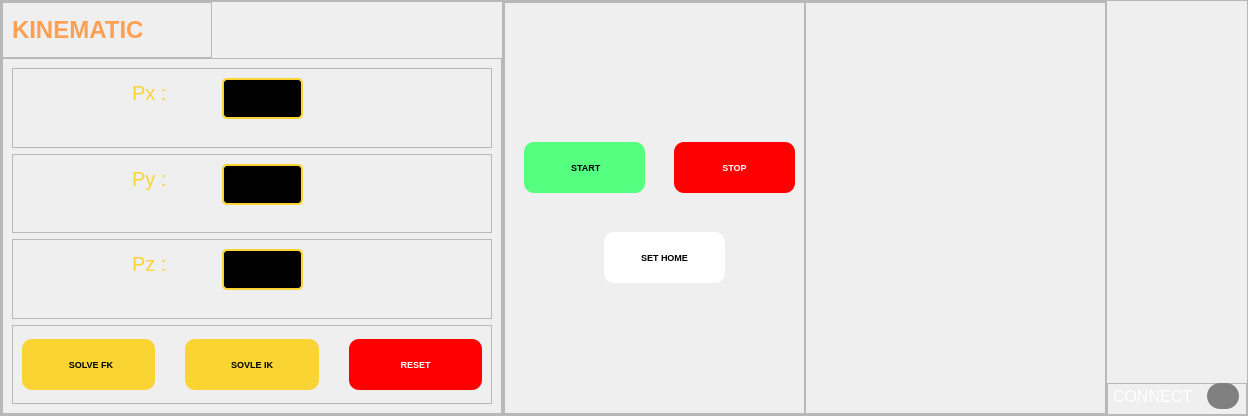
               <widget class="QFrame" name="frame_4">
                <property name="sizePolicy">
                 <sizepolicy hsizetype="Preferred" vsizetype="Expanding">
                  <horstretch>0</horstretch>
                  <verstretch>0</verstretch>
                 </sizepolicy>
                </property>
                <property name="minimumSize">
                 <size>
                  <width>1248</width>
                  <height>318</height>
                 </size>
                </property>
                <property name="frameShape">
                 <enum>QFrame::StyledPanel</enum>
                </property>
                <property name="frameShadow">
                 <enum>QFrame::Raised</enum>
                </property>
                <layout class="QHBoxLayout" name="horizontalLayout_3">
                 <property name="spacing">
                  <number>0</number>
                 </property>
                 <property name="leftMargin">
                  <number>0</number>
                 </property>
                 <property name="topMargin">
                  <number>0</number>
                 </property>
                 <property name="rightMargin">
                  <number>0</number>
                 </property>
                 <property name="bottomMargin">
                  <number>0</number>
                 </property>
                 <item>
                  <widget class="QFrame" name="frame_18">
                   <property name="frameShape">
                    <enum>QFrame::StyledPanel</enum>
                   </property>
                   <property name="frameShadow">
                    <enum>QFrame::Raised</enum>
                   </property>
                   <layout class="QVBoxLayout" name="verticalLayout_8">
                    <property name="spacing">
                     <number>0</number>
                    </property>
                    <property name="leftMargin">
                     <number>0</number>
                    </property>
                    <property name="topMargin">
                     <number>0</number>
                    </property>
                    <property name="rightMargin">
                     <number>0</number>
                    </property>
                    <property name="bottomMargin">
                     <number>0</number>
                    </property>
                    <item alignment="Qt::AlignLeft|Qt::AlignTop">
                     <widget class="QFrame" name="frame_21">
                      <property name="minimumSize">
                       <size>
                        <width>190</width>
                        <height>36</height>
                       </size>
                      </property>
                      <property name="frameShape">
                       <enum>QFrame::StyledPanel</enum>
                      </property>
                      <property name="frameShadow">
                       <enum>QFrame::Raised</enum>
                      </property>
                      <layout class="QVBoxLayout" name="verticalLayout_9">
                       <item>
                        <widget class="QLabel" name="label_7">
                         <property name="minimumSize">
                          <size>
                           <width>190</width>
                           <height>36</height>
                          </size>
                         </property>
                         <property name="font">
                          <font>
                           <pointsize>18</pointsize>
                           <weight>75</weight>
                           <bold>true</bold>
                          </font>
                         </property>
                         <property name="autoFillBackground">
                          <bool>false</bool>
                         </property>
                         <property name="styleSheet">
                          <string notr="true">color: rgb(254, 160, 82);</string>
                         </property>
                         <property name="text">
                          <string>KINEMATIC</string>
                         </property>
                        </widget>
                       </item>
                      </layout>
                     </widget>
                    </item>
                    <item>
                     <widget class="QFrame" name="frame_22">
                      <property name="sizePolicy">
                       <sizepolicy hsizetype="Preferred" vsizetype="Expanding">
                        <horstretch>0</horstretch>
                        <verstretch>0</verstretch>
                       </sizepolicy>
                      </property>
                      <property name="minimumSize">
                       <size>
                        <width>500</width>
                        <height>356</height>
                       </size>
                      </property>
                      <property name="frameShape">
                       <enum>QFrame::StyledPanel</enum>
                      </property>
                      <property name="frameShadow">
                       <enum>QFrame::Raised</enum>
                      </property>
                      <layout class="QVBoxLayout" name="verticalLayout_10">
                       <item>
                        <widget class="QFrame" name="frame_23">
                         <property name="frameShape">
                          <enum>QFrame::StyledPanel</enum>
                         </property>
                         <property name="frameShadow">
                          <enum>QFrame::Raised</enum>
                         </property>
                         <widget class="QLabel" name="label_8">
                          <property name="geometry">
                           <rect>
                            <x>120</x>
                            <y>10</y>
                            <width>43</width>
                            <height>30</height>
                           </rect>
                          </property>
                          <property name="font">
                           <font>
                            <pointsize>15</pointsize>
                            <weight>50</weight>
                            <bold>false</bold>
                           </font>
                          </property>
                          <property name="styleSheet">
                           <string notr="true">color: rgb(249, 212, 50);</string>
                          </property>
                          <property name="text">
                           <string>Px :</string>
                          </property>
                         </widget>
                         <widget class="QLineEdit" name="lineEdit_px">
                          <property name="geometry">
                           <rect>
                            <x>210</x>
                            <y>10</y>
                            <width>81</width>
                            <height>41</height>
                           </rect>
                          </property>
                          <property name="font">
                           <font>
                            <pointsize>10</pointsize>
                            <weight>75</weight>
                            <bold>true</bold>
                           </font>
                          </property>
                          <property name="tabletTracking">
                           <bool>false</bool>
                          </property>
                          <property name="styleSheet">
                           <string notr="true">QLineEdit {
    border: 2px solid rgb(249, 212, 50); /* Màu viền */
    border-radius: 5px; /* Bo góc cho viền */
    padding: 5px; /* Khoảng cách giữa viền và chữ */
	
	background-color: rgb(0, 0, 0);
    color: #f0f0f0f0; /* Màu chữ */
}
</string>
                          </property>
                          <property name="text">
                           <string/>
                          </property>
                         </widget>
                        </widget>
                       </item>
                       <item>
                        <widget class="QFrame" name="frame_24">
                         <property name="frameShape">
                          <enum>QFrame::StyledPanel</enum>
                         </property>
                         <property name="frameShadow">
                          <enum>QFrame::Raised</enum>
                         </property>
                         <widget class="QLineEdit" name="lineEdit_py">
                          <property name="geometry">
                           <rect>
                            <x>210</x>
                            <y>10</y>
                            <width>81</width>
                            <height>41</height>
                           </rect>
                          </property>
                          <property name="font">
                           <font>
                            <pointsize>10</pointsize>
                            <weight>75</weight>
                            <bold>true</bold>
                           </font>
                          </property>
                          <property name="tabletTracking">
                           <bool>false</bool>
                          </property>
                          <property name="styleSheet">
                           <string notr="true">QLineEdit {
    border: 2px solid rgb(249, 212, 50); /* Màu viền */
    border-radius: 5px; /* Bo góc cho viền */
    padding: 5px; /* Khoảng cách giữa viền và chữ */
	
	background-color: rgb(0, 0, 0);
    color: #f0f0f0f0; /* Màu chữ */
}
</string>
                          </property>
                          <property name="text">
                           <string/>
                          </property>
                         </widget>
                         <widget class="QLabel" name="label_9">
                          <property name="geometry">
                           <rect>
                            <x>120</x>
                            <y>10</y>
                            <width>43</width>
                            <height>30</height>
                           </rect>
                          </property>
                          <property name="font">
                           <font>
                            <pointsize>15</pointsize>
                            <weight>50</weight>
                            <bold>false</bold>
                           </font>
                          </property>
                          <property name="styleSheet">
                           <string notr="true">color: rgb(249, 212, 50);</string>
                          </property>
                          <property name="text">
                           <string>Py :</string>
                          </property>
                         </widget>
                        </widget>
                       </item>
                       <item>
                        <widget class="QFrame" name="frame_26">
                         <property name="frameShape">
                          <enum>QFrame::StyledPanel</enum>
                         </property>
                         <property name="frameShadow">
                          <enum>QFrame::Raised</enum>
                         </property>
                         <widget class="QLabel" name="label_10">
                          <property name="geometry">
                           <rect>
                            <x>120</x>
                            <y>10</y>
                            <width>42</width>
                            <height>30</height>
                           </rect>
                          </property>
                          <property name="font">
                           <font>
                            <pointsize>15</pointsize>
                            <weight>50</weight>
                            <bold>false</bold>
                           </font>
                          </property>
                          <property name="styleSheet">
                           <string notr="true">color: rgb(249, 212, 50);</string>
                          </property>
                          <property name="text">
                           <string>Pz :</string>
                          </property>
                         </widget>
                         <widget class="QLineEdit" name="lineEdit_pz">
                          <property name="geometry">
                           <rect>
                            <x>210</x>
                            <y>10</y>
                            <width>81</width>
                            <height>41</height>
                           </rect>
                          </property>
                          <property name="font">
                           <font>
                            <pointsize>10</pointsize>
                            <weight>75</weight>
                            <bold>true</bold>
                           </font>
                          </property>
                          <property name="tabletTracking">
                           <bool>false</bool>
                          </property>
                          <property name="styleSheet">
                           <string notr="true">QLineEdit {
    border: 2px solid rgb(249, 212, 50); /* Màu viền */
    border-radius: 5px; /* Bo góc cho viền */
    padding: 5px; /* Khoảng cách giữa viền và chữ */
	
	background-color: rgb(0, 0, 0);
    color: #f0f0f0f0; /* Màu chữ */
}
</string>
                          </property>
                          <property name="text">
                           <string/>
                          </property>
                         </widget>
                        </widget>
                       </item>
                       <item>
                        <widget class="QFrame" name="frame_25">
                         <property name="frameShape">
                          <enum>QFrame::StyledPanel</enum>
                         </property>
                         <property name="frameShadow">
                          <enum>QFrame::Raised</enum>
                         </property>
                         <layout class="QHBoxLayout" name="horizontalLayout_4">
                          <property name="spacing">
                           <number>30</number>
                          </property>
                          <item>
                           <widget class="QPushButton" name="foward_btn">
                            <property name="minimumSize">
                             <size>
                              <width>121</width>
                              <height>51</height>
                             </size>
                            </property>
                            <property name="font">
                             <font>
                              <pointsize>7</pointsize>
                              <weight>75</weight>
                              <bold>true</bold>
                             </font>
                            </property>
                            <property name="styleSheet">
                             <string notr="true">
QPushButton{
	border-radius: 10px;
	
	
	background-color: rgb(249, 212, 50);
}
QPushButton:hover {
	background-color: rgb(85, 170, 127);
}
QPushButton:pressed {
    background-color: #2e7d32;
    border: 2px solid #1b5e20;
    color: #a5d6a7;
}</string>
                            </property>
                            <property name="text">
                             <string>  SOLVE FK</string>
                            </property>
                            <property name="icon">
                             <iconset resource="icons.qrc">
                              <normaloff>:/icons/C:/Users/hongt/Downloads/icon/light-bulb-on-svgrepo-com.svg</normaloff>:/icons/C:/Users/hongt/Downloads/icon/light-bulb-on-svgrepo-com.svg</iconset>
                            </property>
                            <property name="iconSize">
                             <size>
                              <width>28</width>
                              <height>28</height>
                             </size>
                            </property>
                           </widget>
                          </item>
                          <item>
                           <widget class="QPushButton" name="invert_btn">
                            <property name="minimumSize">
                             <size>
                              <width>121</width>
                              <height>51</height>
                             </size>
                            </property>
                            <property name="font">
                             <font>
                              <pointsize>7</pointsize>
                              <weight>75</weight>
                              <bold>true</bold>
                             </font>
                            </property>
                            <property name="styleSheet">
                             <string notr="true">
QPushButton{
	border-radius: 10px;
	
	
	background-color: rgb(249, 212, 50);
}
QPushButton:hover {
	background-color: rgb(85, 170, 127);
}
QPushButton:pressed {
    background-color: #2e7d32;
    border: 2px solid #1b5e20;
    color: #a5d6a7;
}</string>
                            </property>
                            <property name="text">
                             <string>SOVLE IK</string>
                            </property>
                            <property name="icon">
                             <iconset resource="icons.qrc">
                              <normaloff>:/icons/C:/Users/hongt/Downloads/icon/creativity-svgrepo-com.svg</normaloff>:/icons/C:/Users/hongt/Downloads/icon/creativity-svgrepo-com.svg</iconset>
                            </property>
                            <property name="iconSize">
                             <size>
                              <width>30</width>
                              <height>30</height>
                             </size>
                            </property>
                           </widget>
                          </item>
                          <item>
                           <widget class="QPushButton" name="reset_btn">
                            <property name="minimumSize">
                             <size>
                              <width>121</width>
                              <height>51</height>
                             </size>
                            </property>
                            <property name="font">
                             <font>
                              <pointsize>7</pointsize>
                              <weight>75</weight>
                              <bold>true</bold>
                             </font>
                            </property>
                            <property name="styleSheet">
                             <string notr="true">
QPushButton{
	border-radius: 10px;
	
	color: rgb(255, 255, 255);
	background-color: rgb(255, 0, 0);
}
QPushButton:hover {
	background-color: rgb(85, 170, 127);
}
QPushButton:pressed {
    background-color: #2e7d32;
    border: 2px solid #1b5e20;
    color: #a5d6a7;
}</string>
                            </property>
                            <property name="text">
                             <string>RESET</string>
                            </property>
                            <property name="icon">
                             <iconset resource="icons.qrc">
                              <normaloff>:/icons/C:/Users/hongt/Downloads/icon/refresh-circle-svgrepo-com.svg</normaloff>:/icons/C:/Users/hongt/Downloads/icon/refresh-circle-svgrepo-com.svg</iconset>
                            </property>
                            <property name="iconSize">
                             <size>
                              <width>30</width>
                              <height>30</height>
                             </size>
                            </property>
                           </widget>
                          </item>
                         </layout>
                        </widget>
                       </item>
                      </layout>
                     </widget>
                    </item>
                   </layout>
                  </widget>
                 </item>
                 <item>
                  <widget class="QFrame" name="frame_19">
                   <property name="sizePolicy">
                    <sizepolicy hsizetype="Expanding" vsizetype="Preferred">
                     <horstretch>0</horstretch>
                     <verstretch>0</verstretch>
                    </sizepolicy>
                   </property>
                   <property name="frameShape">
                    <enum>QFrame::StyledPanel</enum>
                   </property>
                   <property name="frameShadow">
                    <enum>QFrame::Raised</enum>
                   </property>
                   <layout class="QHBoxLayout" name="horizontalLayout_5">
                    <property name="spacing">
                     <number>0</number>
                    </property>
                    <property name="leftMargin">
                     <number>0</number>
                    </property>
                    <property name="topMargin">
                     <number>0</number>
                    </property>
                    <property name="rightMargin">
                     <number>0</number>
                    </property>
                    <property name="bottomMargin">
                     <number>0</number>
                    </property>
                    <item>
                     <widget class="QFrame" name="frame_33">
                      <property name="frameShape">
                       <enum>QFrame::StyledPanel</enum>
                      </property>
                      <property name="frameShadow">
                       <enum>QFrame::Raised</enum>
                      </property>
                      <widget class="QPushButton" name="start_btn">
                       <property name="geometry">
                        <rect>
                         <x>20</x>
                         <y>140</y>
                         <width>121</width>
                         <height>51</height>
                        </rect>
                       </property>
                       <property name="minimumSize">
                        <size>
                         <width>121</width>
                         <height>51</height>
                        </size>
                       </property>
                       <property name="font">
                        <font>
                         <pointsize>7</pointsize>
                         <weight>75</weight>
                         <bold>true</bold>
                        </font>
                       </property>
                       <property name="styleSheet">
                        <string notr="true">
QPushButton{
	border-radius: 10px;
	
	
	color: rgb(0, 0, 0);
	background-color: rgb(85, 255, 127);
}
QPushButton:hover {
	background-color: rgb(85, 170, 127);
}
QPushButton:pressed {
    background-color: #2e7d32;
    border: 2px solid #1b5e20;
    color: #a5d6a7;
}</string>
                       </property>
                       <property name="text">
                        <string> START</string>
                       </property>
                       <property name="icon">
                        <iconset resource="icons.qrc">
                         <normaloff>:/icons/C:/Users/hongt/Downloads/icon/control-start-svgrepo-com.svg</normaloff>:/icons/C:/Users/hongt/Downloads/icon/control-start-svgrepo-com.svg</iconset>
                       </property>
                       <property name="iconSize">
                        <size>
                         <width>28</width>
                         <height>28</height>
                        </size>
                       </property>
                      </widget>
                      <widget class="QPushButton" name="stop_btn">
                       <property name="geometry">
                        <rect>
                         <x>170</x>
                         <y>140</y>
                         <width>121</width>
                         <height>51</height>
                        </rect>
                       </property>
                       <property name="minimumSize">
                        <size>
                         <width>121</width>
                         <height>51</height>
                        </size>
                       </property>
                       <property name="font">
                        <font>
                         <pointsize>7</pointsize>
                         <weight>75</weight>
                         <bold>true</bold>
                        </font>
                       </property>
                       <property name="styleSheet">
                        <string notr="true">
QPushButton{
	
	color: rgb(255, 255, 255);
	border-radius: 10px;
	background-color: rgb(255, 0, 0);
}
QPushButton:hover {
	background-color: rgb(85, 170, 127);
}
QPushButton:pressed {
    background-color: #2e7d32;
    border: 2px solid #1b5e20;
    color: #a5d6a7;
}</string>
                       </property>
                       <property name="text">
                        <string>STOP</string>
                       </property>
                       <property name="icon">
                        <iconset resource="icons.qrc">
                         <normaloff>:/icons/C:/Users/hongt/Downloads/icon/power-start-button-svgrepo-com.svg</normaloff>:/icons/C:/Users/hongt/Downloads/icon/power-start-button-svgrepo-com.svg</iconset>
                       </property>
                       <property name="iconSize">
                        <size>
                         <width>28</width>
                         <height>28</height>
                        </size>
                       </property>
                      </widget>
                      <widget class="QPushButton" name="sethome_btn">
                       <property name="geometry">
                        <rect>
                         <x>100</x>
                         <y>230</y>
                         <width>121</width>
                         <height>51</height>
                        </rect>
                       </property>
                       <property name="minimumSize">
                        <size>
                         <width>121</width>
                         <height>51</height>
                        </size>
                       </property>
                       <property name="maximumSize">
                        <size>
                         <width>500</width>
                         <height>500</height>
                        </size>
                       </property>
                       <property name="font">
                        <font>
                         <pointsize>7</pointsize>
                         <weight>75</weight>
                         <bold>true</bold>
                        </font>
                       </property>
                       <property name="styleSheet">
                        <string notr="true">
QPushButton{
	border-radius: 10px;
	
	background-color: rgb(255, 255, 255);
}
QPushButton:hover {
	background-color: rgb(85, 170, 127);
}
QPushButton:pressed {
    background-color: #2e7d32;
    border: 2px solid #1b5e20;
    color: #a5d6a7;
}</string>
                       </property>
                       <property name="text">
                        <string>SET HOME</string>
                       </property>
                       <property name="icon">
                        <iconset resource="icons.qrc">
                         <normaloff>:/icons/C:/Users/hongt/Downloads/icon/curve-arrows-setup-svgrepo-com.svg</normaloff>:/icons/C:/Users/hongt/Downloads/icon/curve-arrows-setup-svgrepo-com.svg</iconset>
                       </property>
                       <property name="iconSize">
                        <size>
                         <width>30</width>
                         <height>30</height>
                        </size>
                       </property>
                      </widget>
                     </widget>
                    </item>
                    <item>
                     <widget class="QFrame" name="frame_32">
                      <property name="styleSheet">
                       <string notr="true">image: url(:/logo/C:/Users/hongt/Downloads/robot.png);</string>
                      </property>
                      <property name="frameShape">
                       <enum>QFrame::StyledPanel</enum>
                      </property>
                      <property name="frameShadow">
                       <enum>QFrame::Raised</enum>
                      </property>
                     </widget>
                    </item>
                   </layout>
                  </widget>
                 </item>
                 <item alignment="Qt::AlignRight|Qt::AlignBottom">
                  <widget class="QFrame" name="frame_20">
                   <property name="minimumSize">
                    <size>
                     <width>140</width>
                     <height>32</height>
                    </size>
                   </property>
                   <property name="frameShape">
                    <enum>QFrame::StyledPanel</enum>
                   </property>
                   <property name="frameShadow">
                    <enum>QFrame::Raised</enum>
                   </property>
                   <widget class="QLabel" name="connect_signal">
                    <property name="geometry">
                     <rect>
                      <x>100</x>
                      <y>0</y>
                      <width>32</width>
                      <height>26</height>
                     </rect>
                    </property>
                    <property name="minimumSize">
                     <size>
                      <width>32</width>
                      <height>26</height>
                     </size>
                    </property>
                    <property name="styleSheet">
                     <string notr="true">background-color: grey; 
border-radius: 13px; 
</string>
                    </property>
                    <property name="text">
                     <string/>
                    </property>
                   </widget>
                   <widget class="QLabel" name="label_11">
                    <property name="geometry">
                     <rect>
                      <x>6</x>
                      <y>0</y>
                      <width>87</width>
                      <height>26</height>
                     </rect>
                    </property>
                    <property name="minimumSize">
                     <size>
                      <width>87</width>
                      <height>26</height>
                     </size>
                    </property>
                    <property name="font">
                     <font>
                      <pointsize>12</pointsize>
                      <weight>50</weight>
                      <bold>false</bold>
                     </font>
                    </property>
                    <property name="styleSheet">
                     <string notr="true">color: rgb(255, 255, 255);</string>
                    </property>
                    <property name="text">
                     <string>CONNECT</string>
                    </property>
                   </widget>
                  </widget>
                 </item>
                </layout>
               </widget>
